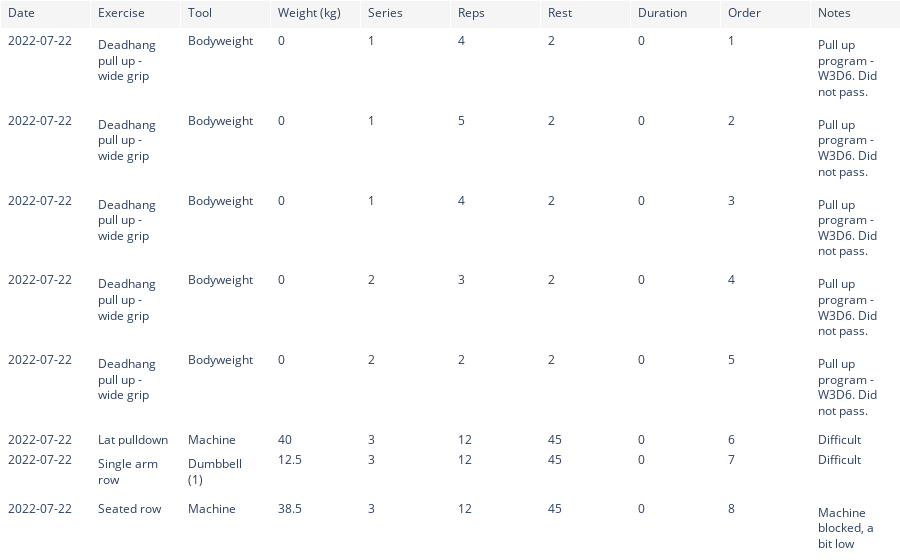

Notebook code for this chart:
### Code cell
fig = go.Figure(data=[go.Table(
    header=dict(values=df.columns,
                fill_color="whitesmoke",
                align="left"),
    cells=dict(values=[df[col] for col in df.columns],
               fill_color="white",
               align="left"))
])

fig.update_layout(custom_layout)

fig.show()

### Figure 1 — Plotly figure (JSON) as saved in the notebook; plotly's stock layout.template omitted (floating-point values rounded to 4 significant figures; data arrays with more than 128 entries replaced by an {"elided": "..."} marker saying what was removed)
{"data": [{"cells": {"align": "left", "fill": {"color": "white"}, "values": {"elided": "10x54 mixed values"}}, "header": {"align": "left", "fill": {"color": "whitesmoke"}, "values": ["Date", "Exercise", "Tool", "Weight (kg)", "Series", "Reps", "Rest", "Duration", "Order", "Notes"]}, "type": "table"}], "layout": {"autosize": true, "margin": {"b": 0, "l": 0, "r": 0, "t": 0}}}
